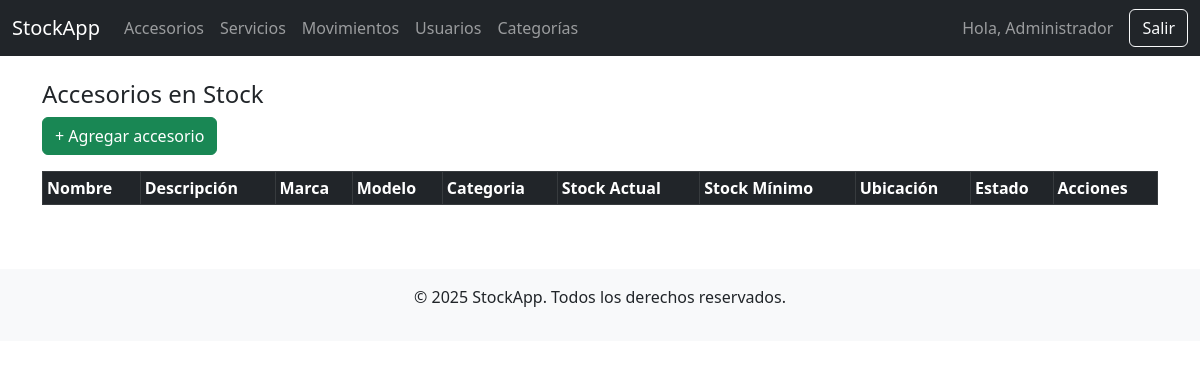
/accesorios/listar.php (signed in), run on an earlier commit of the app's database.
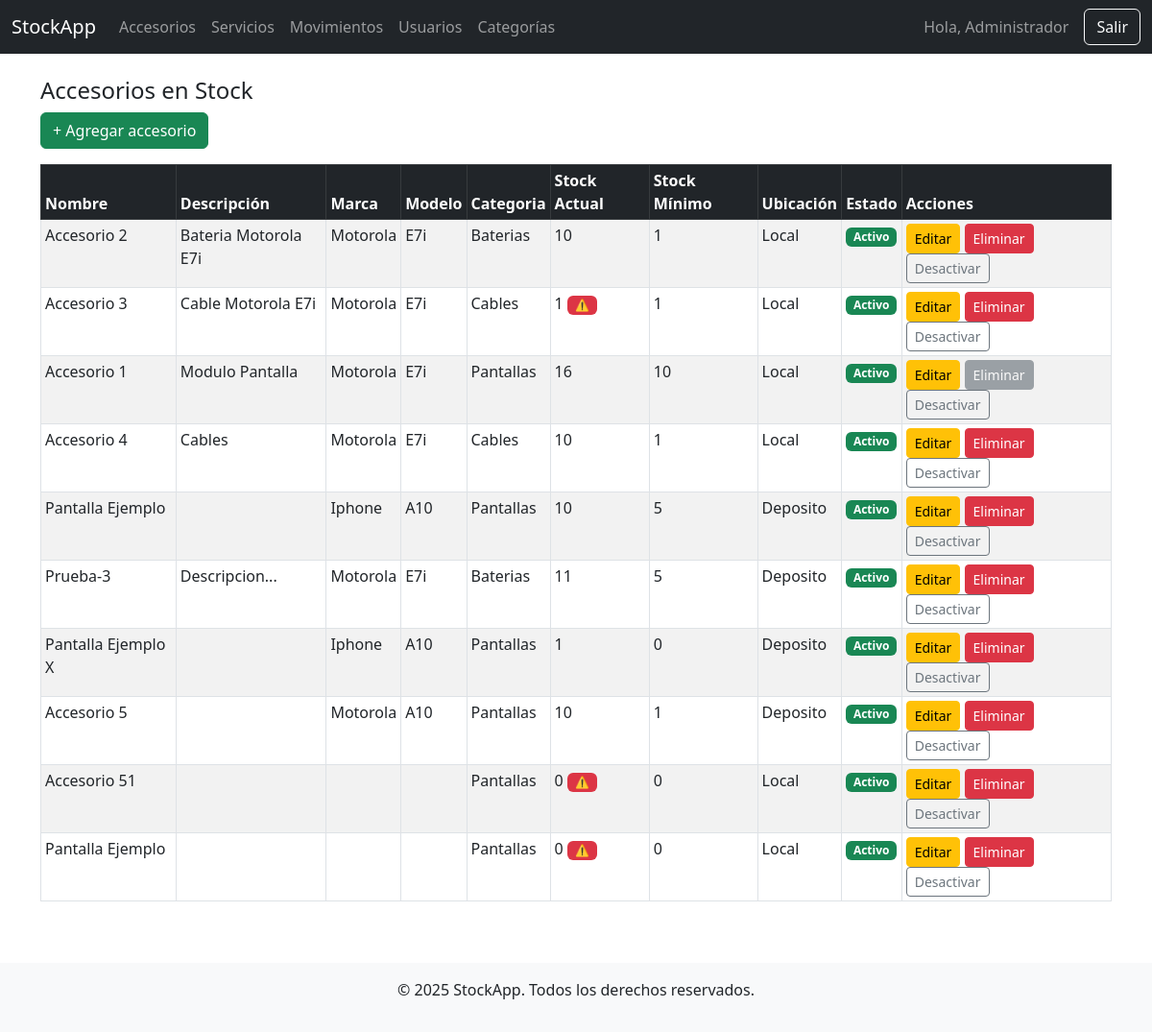
And on a later commit of the database.
### tables this page shows
CREATE TABLE `accesorios` (
  `id` int(11) NOT NULL,
  `nombre` varchar(100) NOT NULL,
  `descripcion` text DEFAULT NULL,
  `marca` varchar(100) DEFAULT NULL,
  `modelo` varchar(100) DEFAULT NULL,
  `categoria_id` int(11) DEFAULT NULL,
  `stock_actual` int(11) DEFAULT 0,
  `stock_minimo` int(11) DEFAULT 0,
  `precio_compra` decimal(10,2) DEFAULT 0.00,
  `precio_venta` decimal(10,2) DEFAULT 0.00,
  `ubicacion` varchar(100) DEFAULT NULL,
  `activo` tinyint(1) DEFAULT 1,
  `creado_en` timestamp NOT NULL DEFAULT current_timestamp(),
  `actualizado_en` timestamp NOT NULL DEFAULT current_timestamp() ON UPDATE current_timestamp()
);

CREATE TABLE `categorias` (
  `id` int(11) NOT NULL,
  `nombre` varchar(100) NOT NULL
);

### config/auth.php (called while the page is built, shortened)
<?php
function isAdmin() {
    return isset($_SESSION['rol']) && $_SESSION['rol'] === 'admin';
}
?>

### accesorios/listar.php (the view, shortened to what this page needs)
<?php
require_once '../config/database.php';
require_once '../config/auth.php';
include '../includes/header.php';
include '../includes/navbar.php';
$accesorios = $pdo->query("SELECT a.*, c.nombre AS categoria
                     FROM accesorios a
                     LEFT JOIN categorias c ON a.categoria_id = c.id")->fetchAll();
?>
<div class="container mt-4">
    <h4>Accesorios en Stock</h4>
    <a href="crear.php" class="btn btn-success mb-3">+ Agregar accesorio</a>
    <div class="table-responsive">
        <table class="table table-sm table-bordered table-hover table-striped">
            <thead class="table-dark">
                <tr>
                    <th>Nombre</th>
                    <th>Descripción</th>
                    <th>Marca</th>
                    <th>Modelo</th>
                    <th>Categoria</th>
                    <th>Stock Actual</th>
                    <th>Stock Mínimo</th>
                    <th>Ubicación</th>
                    <th>Estado</th>
                    <th>Acciones</th>
                </tr>
            </thead>
            <tbody>
                <?php foreach ($accesorios as $a): ?>
                    <?php
                        $stmt = $pdo->prepare("SELECT COUNT(*) FROM movimientos WHERE sector = 'accesorio' AND item_id = ?");
                        $stmt->execute([$a['id']]);
                        $tiene_movimientos = $stmt->fetchColumn() > 0;
                    ?>
                    <tr class="<?= $a['activo'] ? '' : 'table-secondary' ?>">
                        <td><?= htmlspecialchars($a['nombre']) ?></td>
                        <td><?= htmlspecialchars($a['descripcion']) ?></td>
                        <td><?= htmlspecialchars($a['marca']) ?></td>
                        <td><?= htmlspecialchars($a['modelo']) ?></td>
                        <td><?= htmlspecialchars($a['categoria']) ?></td>
                        <td>
                            <?= (int) $a['stock_actual'] ?>
                            <?php if ($a['stock_actual'] <= $a['stock_minimo']): ?>
                                <span class="badge bg-danger" title="Stock bajo"><strong>⚠️</strong></span>
                            <?php endif; ?>
                        </td>
                        <td><?= (int) $a['stock_minimo'] ?></td>
                        <td><?= htmlspecialchars($a['ubicacion']) ?></td>
                        <td>
                            <?php if ($a['activo']): ?>
                                <span class="badge bg-success">Activo</span>
                            <?php else: ?>
                                <span class="badge bg-secondary">Inactivo</span>
                            <?php endif; ?>
                        </td>
                        <td>
                            <a href="editar.php?id=<?= $a['id'] ?>" class="btn btn-sm btn-warning">Editar</a>
                            <?php if ($tiene_movimientos): ?>
                                <button class="btn btn-sm btn-secondary" disabled title="Ya tiene movimientos">Eliminar</button>
                            <?php else: ?>
                                <a href="eliminar.php?id=<?= $a['id'] ?>" class="btn btn-sm btn-danger" onclick="return confirm('¿Estás seguro de eliminar este accesorio?')">Eliminar</a>
                            <?php endif; ?>
                            <a href="estado.php?id=<?= $a['id'] ?>" class="btn btn-sm <?= $a['activo'] ? 'btn-outline-secondary' : 'btn-outline-success' ?>">
                                <?= $a['activo'] ? 'Desactivar' : 'Activar' ?>
                            </a>
                        </td>
                    </tr>
                <?php endforeach; ?>
            </tbody>
        </table>
    </div>
</div>
<?php include '../includes/footer.php'; ?>

### includes/header.php (shortened to what this page needs)
<!DOCTYPE html>
<html lang="es">
<head>
    <link href="https://cdn.jsdelivr.net/npm/bootstrap@5.3.0/dist/css/bootstrap.min.css" rel="stylesheet">
</head>
<body>

### includes/navbar.php (shortened to what this page needs)
<nav class="navbar navbar-expand-lg navbar-dark bg-dark">
    <div class="container-fluid">
        <a class="navbar-brand" href="<?= BASE_URL ?>/dashboard.php">StockApp</a>
        <div class="collapse navbar-collapse" id="menuNav">
            <ul class="navbar-nav me-auto">
                <li class="nav-item"><a class="nav-link" href="<?= BASE_URL ?>/accesorios/listar.php">Accesorios</a></li>
                                <li class="nav-item"><a class="nav-link" href="<?= BASE_URL ?>/servicios/listar.php">Servicios</a></li>
                <li class="nav-item"><a class="nav-link" href="<?= BASE_URL ?>/movimientos/historial.php">Movimientos</a></li>
                <?php if (isAdmin()): ?>
                    <li class="nav-item"><a class="nav-link" href="<?= BASE_URL ?>/usuarios/listar.php">Usuarios</a></li>
                    <li class="nav-item"><a class="nav-link" href="<?= BASE_URL ?>/categorias/listar.php">Categorías</a></li>
                <?php endif; ?>
            </ul>
            <span class="navbar-text me-3">Hola, <?= $_SESSION['nombre']; ?></span>
            <a class="btn btn-outline-light" href="<?= BASE_URL ?>/logout.php">Salir</a>
        </div>
    </div>
</nav>

### includes/footer.php (shortened to what this page needs)
        <br>
        <footer class="text-center mt-4 position-relative bottom-0 w-100 bg-light py-3">
                <p>&copy; <?= date('Y') ?> StockApp. Todos los derechos reservados.</p>
            </footer>
    </body>
</html>

What changed in the data, as far as the page shows it:
added accesorios: nombre "Accesorio 2", descripcion "Bateria Motorola E7i", marca "Motorola", modelo "E7i", categoria.nombre "Baterias", stock_actual "10", stock_minimo "1", ubicacion "Local", activo "Activo"
added accesorios: nombre "Accesorio 3", descripcion "Cable Motorola E7i", marca "Motorola", modelo "E7i", categoria.nombre "Cables", stock_actual "1", stock_minimo "1", ubicacion "Local", activo "Activo"
added accesorios: nombre "Accesorio 1", descripcion "Modulo Pantalla", marca "Motorola", modelo "E7i", categoria.nombre "Pantallas", stock_actual "16", stock_minimo "10", ubicacion "Local", activo "Activo", shows "Eliminar"
added accesorios: nombre "Accesorio 4", descripcion "Cables", marca "Motorola", modelo "E7i", categoria.nombre "Cables", stock_actual "10", stock_minimo "1", ubicacion "Local", activo "Activo"
added accesorios: nombre "Pantalla Ejemplo", marca "Iphone", modelo "A10", categoria.nombre "Pantallas", stock_actual "10", stock_minimo "5", ubicacion "Deposito", activo "Activo"
added accesorios: nombre "Prueba-3", descripcion "Descripcion...", marca "Motorola", modelo "E7i", categoria.nombre "Baterias", stock_actual "11", stock_minimo "5", ubicacion "Deposito", activo "Activo"
added accesorios: nombre "Pantalla Ejemplo X", marca "Iphone", modelo "A10", categoria.nombre "Pantallas", stock_actual "1", stock_minimo "0", ubicacion "Deposito", activo "Activo"
added accesorios: nombre "Accesorio 5", marca "Motorola", modelo "A10", categoria.nombre "Pantallas", stock_actual "10", stock_minimo "1", ubicacion "Deposito", activo "Activo"
added accesorios: nombre "Accesorio 51", categoria.nombre "Pantallas", stock_actual "0", stock_minimo "0", ubicacion "Local", activo "Activo"
added accesorios: nombre "Pantalla Ejemplo", categoria.nombre "Pantallas", stock_actual "0", stock_minimo "0", ubicacion "Local", activo "Activo"
